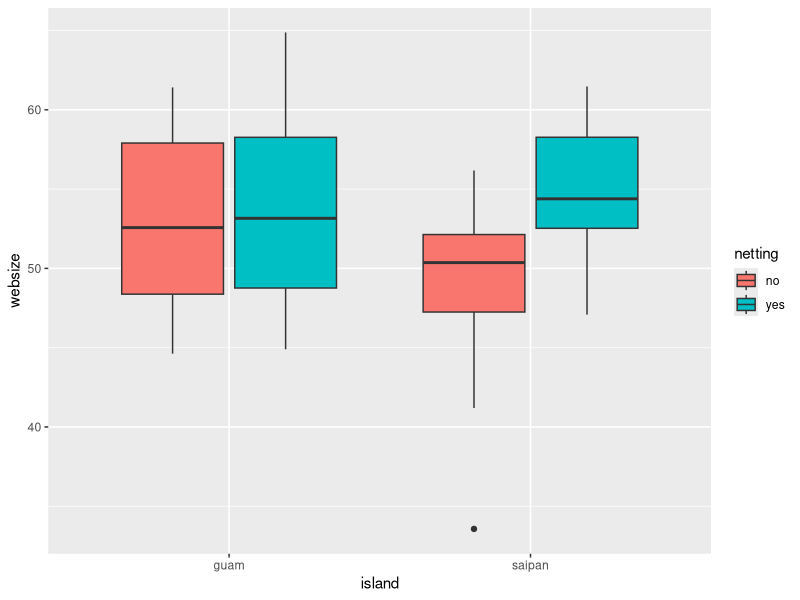
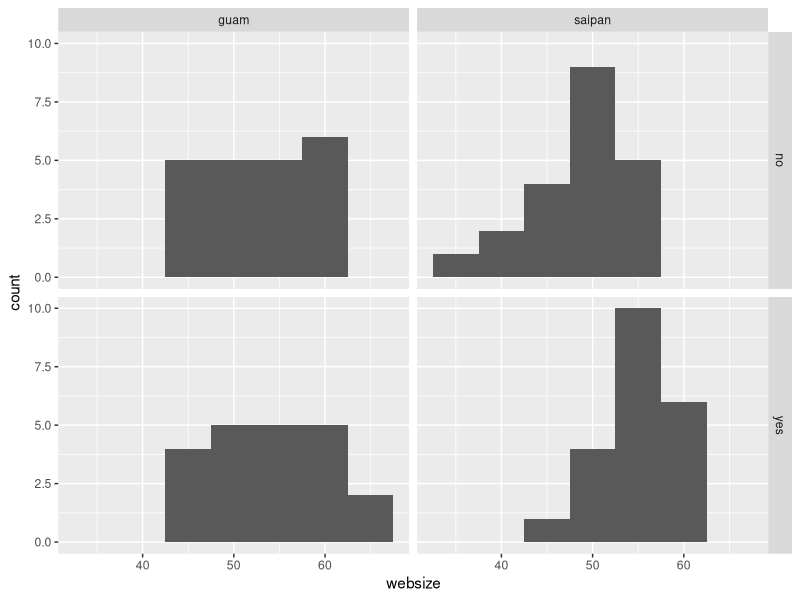

The R script that drew these images, in order: (Note: this script raises an error after producing the figures.)
# Data simulation -------

# We will simulate a dataset for the spider transplant project, as if we are 

# load library -----
library(tidyverse)

# load dataset just for comparison -----
transplant_tidy <- read.csv("data/tidy/transplant_tidy_clean.csv")

# 1. Define your expected dataset ---------
# We need the following columns: 
  # response: websize or duration
  # predictors: island, site, netting

# We sampled two islands: Guam & Saipan. 
# Sampled 3 sites on Saipan, 3 sites on Guam
# At each site, we sampled 14 webs
# Half of the webs with netting, half without
# Total of 14*6 = 84 webs

# 2. Simulate response ------------
# we will treat websize as a normal distribution
# we predict that webs will be smaller on Saipan without a net 
gnetwebsize <- rnorm(n = 21, mean = c(54), sd = c(5)) #simulate guam with net
gnonetwebsize <- rnorm(n = 21, mean = c(54), sd = c(5)) #simulate guam without net
snetwebsize <- rnorm(n = 21, mean = c(54), sd = c(5)) #simulate saipan with net
snonetwebsize <- rnorm(n = 21, mean = c(49), sd = c(4)) #simulate saipan without net
websize <- c(gnetwebsize, gnonetwebsize, snetwebsize, snonetwebsize)

# other distributions
gpois <- rpois(n=21, lambda=54)
gunif <- runif(n=21, 40, 64)
gbinom <- rbinom(n=21, size=1, .1)

# 2. Simulate predictors ---------

island <- rep(c("guam", "saipan"), each = 42)
gsite <- factor(rep (c("a", "b", "c"), each = 7, times = 2))
ssite <- factor(rep (c("d", "e", "f"), each = 7, times = 2))
site <- c(gsite, ssite) #just need to use c() because both are vectors
netting <- rep (c("yes", "no"), each = 21, times = 2)

# Other helpful code for binomial data
# predictor: 
trtmt <- sample(c("Treated","Untreated"), size = 20, replace = TRUE)
# response
ifelse(trtmt=="Treated", yes = rnorm(20, 10, 1), no = rnorm(20, 20, 1))

# 3. Combine into a dataframe, and save ------
simtransplant <- data.frame(island, site, netting, websize)
write.csv(simtransplant,"data/tidy/simtransplant.csv")

# 4. Graph data ------
ggplot(simtransplant, aes(island, websize, fill=netting))+
  geom_boxplot()

ggplot(simtransplant, aes(websize))+
  geom_histogram(binwidth = 5) +
  facet_grid(netting ~ island)


# 5. Run a model with dataset -------
m1 <- lm(response ~ netting * island, data = simtransplant)
summary(m1)

# 6. Using tidyverse approach ---------
n_obs = 84 # must use a factor of 4, try 84, 168, 336, 504
tidysimtransplant <- data.frame(uniqueid = seq(1, n_obs, 1)) %>%
  mutate(
    island = rep(c("guam", "saipan"), each = 2, times = n_obs/4),
    #site = rep(c("a", "b", "c", "d", "e", "f"), each = 2, times = n_obs/12),
    netting = rep (c("yes", "no"), each = 1, times = n_obs/2), 
    websize = rnorm(n_obs, mean = c(54, 54, 54, 49), sd = c(5, 5, 5, 4)))

ggplot(tidysimtransplant, aes(island, websize, color = netting)) +
    geom_boxplot()

summary(lm(websize ~ island * netting, data = tidysimtransplant))

#change the mean values and the sample size, and see whether you get a significant result. Run several times at each set of values because each time you run rnorm, you get a new random draw of websizes. 
